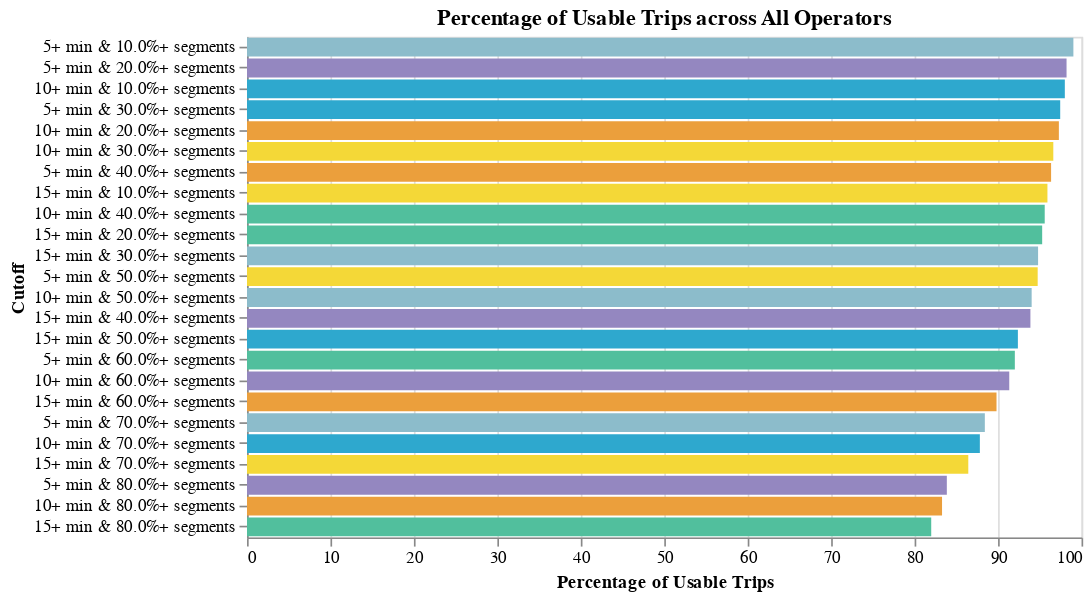

Notebook code cell kept with this figure:
### Code cell
statewide_chart

### Figure 1 — Vega-Lite specification as saved in the notebook (floating-point values rounded to 4 significant figures)
{"config": {"view": {"continuousWidth": 400, "continuousHeight": 300}}, "data": {"name": "data-34d39a43bc12872ec24898c22fbed751"}, "mark": "bar", "encoding": {"color": {"field": "Cutoff", "legend": null, "scale": {"range": ["#2EA8CE", "#EB9F3C", "#F4D837", "#51BF9D", "#8CBCCB", "#9487C0"]}, "type": "nominal"}, "tooltip": [{"field": "Cutoff", "type": "nominal"}, {"field": "Percentage of Usable Trips", "type": "quantitative"}, {"field": "N Trips", "type": "quantitative"}], "x": {"field": "Percentage of Usable Trips", "sort": {"field": "Percentage of Usable Trips", "order": "descending"}, "type": "quantitative"}, "y": {"field": "Cutoff", "sort": {"field": "Percentage of Usable Trips", "order": "descending"}, "type": "nominal"}}, "height": 300, "title": "Percentage of Usable Trips across All Operators", "width": 500, "$schema": "https://vega.github.io/schema/vega-lite/v4.17.0.json", "datasets": {"data-34d39a43bc12872ec24898c22fbed751": [{"Cutoff": "10+ min & 10.0%+ segments", "N Trips": 68477, "Percentage of Usable Trips": 98.0}, {"Cutoff": "10+ min & 20.0%+ segments", "N Trips": 67978, "Percentage of Usable Trips": 97.29}, {"Cutoff": "10+ min & 30.0%+ segments", "N Trips": 67512, "Percentage of Usable Trips": 96.62}, {"Cutoff": "10+ min & 40.0%+ segments", "N Trips": 66793, "Percentage of Usable Trips": 95.59}, {"Cutoff": "10+ min & 50.0%+ segments", "N Trips": 65699, "Percentage of Usable Trips": 94.02}, {"Cutoff": "10+ min & 60.0%+ segments", "N Trips": 63824, "Percentage of Usable Trips": 91.34}, {"Cutoff": "10+ min & 70.0%+ segments", "N Trips": 61362, "Percentage of Usable Trips": 87.82}, {"Cutoff": "10+ min & 80.0%+ segments", "N Trips": 58196, "Percentage of Usable Trips": 83.29}, {"Cutoff": "15+ min & 10.0%+ segments", "N Trips": 67021, "Percentage of Usable Trips": 95.92}, {"Cutoff": "15+ min & 20.0%+ segments", "N Trips": 66580, "Percentage of Usable Trips": 95.29}, {"Cutoff": "15+ min & 30.0%+ segments", "N Trips": 66237, "Percentage of Usable Trips": 94.79}, {"Cutoff": "15+ min & 40.0%+ segments", "N Trips": 65595, "Percentage of Usable Trips": 93.88}, {"Cutoff": "15+ min & 50.0%+ segments", "N Trips": 64546, "Percentage of Usable Trips": 92.37}, {"Cutoff": "15+ min & 60.0%+ segments", "N Trips": 62757, "Percentage of Usable Trips": 89.81}, {"Cutoff": "15+ min & 70.0%+ segments", "N Trips": 60394, "Percentage of Usable Trips": 86.43}, {"Cutoff": "15+ min & 80.0%+ segments", "N Trips": 57290, "Percentage of Usable Trips": 81.99}, {"Cutoff": "5+ min & 10.0%+ segments", "N Trips": 69194, "Percentage of Usable Trips": 99.03}, {"Cutoff": "5+ min & 20.0%+ segments", "N Trips": 68621, "Percentage of Usable Trips": 98.21}, {"Cutoff": "5+ min & 30.0%+ segments", "N Trips": 68090, "Percentage of Usable Trips": 97.45}, {"Cutoff": "5+ min & 40.0%+ segments", "N Trips": 67327, "Percentage of Usable Trips": 96.35}, {"Cutoff": "5+ min & 50.0%+ segments", "N Trips": 66204, "Percentage of Usable Trips": 94.75}, {"Cutoff": "5+ min & 60.0%+ segments", "N Trips": 64291, "Percentage of Usable Trips": 92.01}, {"Cutoff": "5+ min & 70.0%+ segments", "N Trips": 61779, "Percentage of Usable Trips": 88.41}, {"Cutoff": "5+ min & 80.0%+ segments", "N Trips": 58597, "Percentage of Usable Trips": 83.86}]}}
